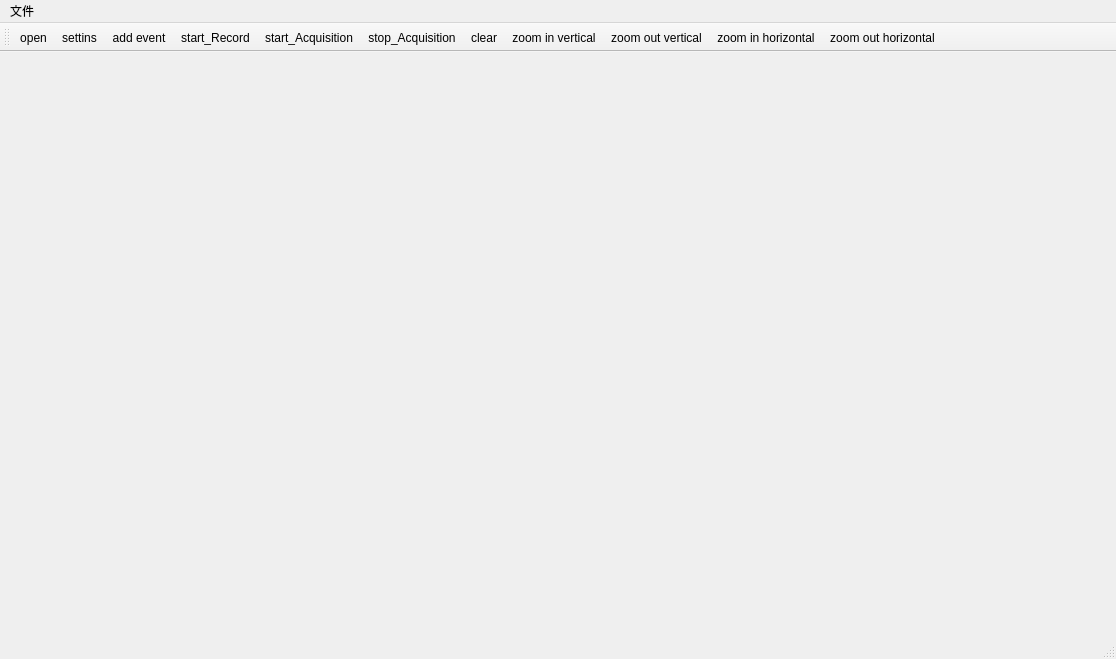
<?xml version="1.0" encoding="UTF-8"?>
<ui version="4.0">
 <class>WaveWindow</class>
 <widget class="QMainWindow" name="WaveWindow">
  <property name="geometry">
   <rect>
    <x>0</x>
    <y>0</y>
    <width>1116</width>
    <height>659</height>
   </rect>
  </property>
  <property name="windowTitle">
   <string>SCUTBCI</string>
  </property>
  <property name="windowIcon">
   <iconset>
    <normaloff>:/image/images/scutbci.png</normaloff>:/image/images/scutbci.png</iconset>
  </property>
  <widget class="QWidget" name="centralWidget">
   <layout class="QGridLayout" name="gridLayout">
    <item row="0" column="0">
     <widget class="QCustomPlot" name="customPlot" native="true"/>
    </item>
   </layout>
  </widget>
  <widget class="QMenuBar" name="menuBar">
   <property name="geometry">
    <rect>
     <x>0</x>
     <y>0</y>
     <width>1116</width>
     <height>26</height>
    </rect>
   </property>
   <widget class="QMenu" name="menu">
    <property name="title">
     <string>文件</string>
    </property>
    <addaction name="action_Open"/>
    <addaction name="action_Netreader"/>
    <addaction name="separator"/>
   </widget>
   <addaction name="menu"/>
  </widget>
  <widget class="QToolBar" name="mainToolBar">
   <attribute name="toolBarArea">
    <enum>TopToolBarArea</enum>
   </attribute>
   <attribute name="toolBarBreak">
    <bool>false</bool>
   </attribute>
   <addaction name="action_Open"/>
   <addaction name="action_Netreader"/>
   <addaction name="action_Add_Event"/>
   <addaction name="action_Record"/>
   <addaction name="action_Start_Acquisition"/>
   <addaction name="action_Stop_Acquisition"/>
   <addaction name="action_Clear"/>
   <addaction name="action_Zoom_In_Vertical"/>
   <addaction name="action_Zoom_Out_Vertical"/>
   <addaction name="action_Zoom_In_Horizontal"/>
   <addaction name="action_Zoom_Out_Horizontal"/>
  </widget>
  <widget class="QStatusBar" name="statusBar"/>
  <action name="action_Open">
   <property name="icon">
    <iconset>
     <normaloff>:/image/images/icons8-opened-folder-64.png</normaloff>:/image/images/icons8-opened-folder-64.png</iconset>
   </property>
   <property name="text">
    <string>open</string>
   </property>
   <property name="toolTip">
    <string>打开文件</string>
   </property>
   <property name="shortcut">
    <string>Ctrl+O</string>
   </property>
  </action>
  <action name="action_Save">
   <property name="icon">
    <iconset>
     <normaloff>:/image/images/ic_save_black_24dp.png</normaloff>:/image/images/ic_save_black_24dp.png</iconset>
   </property>
   <property name="text">
    <string>save</string>
   </property>
   <property name="toolTip">
    <string>保存文件</string>
   </property>
   <property name="shortcut">
    <string>Ctrl+S</string>
   </property>
  </action>
  <action name="action_Netreader">
   <property name="icon">
    <iconset>
     <normaloff>:/image/images/icons8-settings-64.png</normaloff>:/image/images/icons8-settings-64.png</iconset>
   </property>
   <property name="text">
    <string>settins</string>
   </property>
   <property name="toolTip">
    <string>连接串口</string>
   </property>
  </action>
  <action name="action_Add_Event">
   <property name="icon">
    <iconset>
     <normaloff>:/image/images/icons8-finish-flag-64.png</normaloff>:/image/images/icons8-finish-flag-64.png</iconset>
   </property>
   <property name="text">
    <string>add event</string>
   </property>
   <property name="toolTip">
    <string>点此测试打标</string>
   </property>
  </action>
  <action name="action_Add_Event_2">
   <property name="icon">
    <iconset>
     <normaloff>:/image/images/icons8-finish-flag-64.png</normaloff>:/image/images/icons8-finish-flag-64.png</iconset>
   </property>
   <property name="text">
    <string>add event</string>
   </property>
   <property name="toolTip">
    <string>新加标记2</string>
   </property>
  </action>
  <action name="action_Start_Acquisition">
   <property name="icon">
    <iconset>
     <normaloff>:/image/images/icons8-play-64.png</normaloff>:/image/images/icons8-play-64.png</iconset>
   </property>
   <property name="text">
    <string>start_Acquisition</string>
   </property>
   <property name="toolTip">
    <string>开始</string>
   </property>
  </action>
  <action name="action_Stop_Acquisition">
   <property name="icon">
    <iconset>
     <normaloff>:/image/images/icons8-stop-64.png</normaloff>:/image/images/icons8-stop-64.png</iconset>
   </property>
   <property name="text">
    <string>stop_Acquisition</string>
   </property>
   <property name="toolTip">
    <string>停止</string>
   </property>
  </action>
  <action name="action_Record">
   <property name="icon">
    <iconset>
     <normaloff>:/image/images/icons8-record-96.png</normaloff>:/image/images/icons8-record-96.png</iconset>
   </property>
   <property name="text">
    <string>start_Record</string>
   </property>
   <property name="toolTip">
    <string>点此记录波形</string>
   </property>
  </action>
  <action name="action_Clear">
   <property name="icon">
    <iconset>
     <normaloff>:/image/images/icons8-broom-64.png</normaloff>:/image/images/icons8-broom-64.png</iconset>
   </property>
   <property name="text">
    <string>clear</string>
   </property>
   <property name="toolTip">
    <string>清除</string>
   </property>
  </action>
  <action name="action_Zoom_In_Vertical">
   <property name="icon">
    <iconset>
     <normaloff>:/image/images/ic_zoom_in_v_black_24dp.png</normaloff>:/image/images/ic_zoom_in_v_black_24dp.png</iconset>
   </property>
   <property name="text">
    <string>zoom in vertical</string>
   </property>
   <property name="toolTip">
    <string>垂直放大</string>
   </property>
  </action>
  <action name="action_Zoom_Out_Vertical">
   <property name="icon">
    <iconset>
     <normaloff>:/image/images/ic_zoom_out_v_black_24dp.png</normaloff>:/image/images/ic_zoom_out_v_black_24dp.png</iconset>
   </property>
   <property name="text">
    <string>zoom out vertical</string>
   </property>
   <property name="toolTip">
    <string>垂直缩小</string>
   </property>
  </action>
  <action name="action_Zoom_In_Horizontal">
   <property name="icon">
    <iconset>
     <normaloff>:/image/images/ic_zoom_in_h_black_24dp.png</normaloff>:/image/images/ic_zoom_in_h_black_24dp.png</iconset>
   </property>
   <property name="text">
    <string>zoom in horizontal</string>
   </property>
   <property name="toolTip">
    <string>水平放大</string>
   </property>
  </action>
  <action name="action_Zoom_Out_Horizontal">
   <property name="icon">
    <iconset>
     <normaloff>:/image/images/ic_zoom_out_h_black_24dp.png</normaloff>:/image/images/ic_zoom_out_h_black_24dp.png</iconset>
   </property>
   <property name="text">
    <string>zoom out horizontal</string>
   </property>
   <property name="toolTip">
    <string>水平缩小</string>
   </property>
  </action>
 </widget>
 <layoutdefault spacing="6" margin="11"/>
 <customwidgets>
  <customwidget>
   <class>QCustomPlot</class>
   <extends>QWidget</extends>
   <header>../../qcustomplot.h</header>
   <container>1</container>
  </customwidget>
 </customwidgets>
 <resources>
  <include location="myimages.qrc"/>
 </resources>
 <connections/>
</ui>
